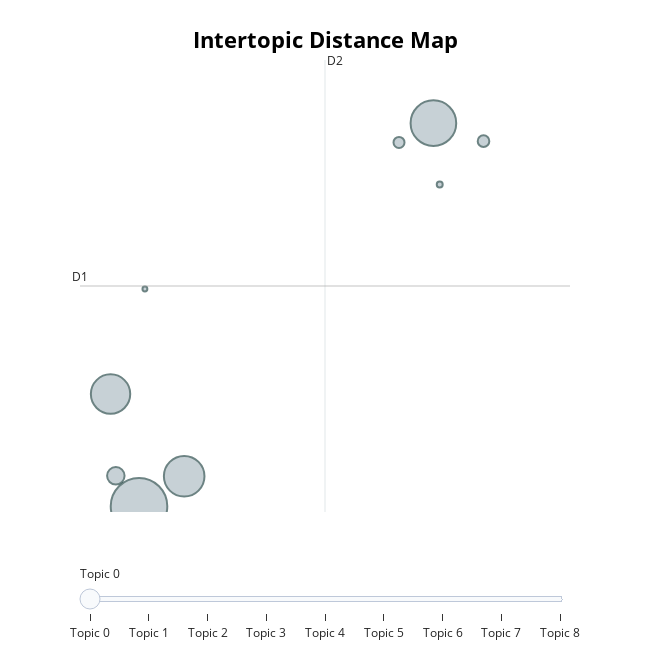

Notebook cell for this chart:
### Markdown cell above
Julguei o modelo que utilizou 10 tópicos como o mais representativo.
Logo, somente o utilizei, descartando o de 5 tópicos para vizualização.

### Code cell
ten_topic_model.visualize_topics()

### Figure 1 — Plotly figure (JSON) as saved in the notebook; plotly's stock layout.template omitted (floating-point values rounded to 4 significant figures)
{"data": [{"customdata": [[0, "fear | president | mean | stand | word", 1349], [1, "state | color | city | river | baseball", 877], [2, "film | bear | movie | write | book", 694], [3, "invent | computer | card | company | address", 653], [4, "blood | tuberculosis | hand | transplant | birth", 129], [5, "temperature | rain | measure | degrees | earth", 57], [6, "population | life | water | expectancy | weigh", 51], [7, "california | legal | year | county | state", 15], [8, "difference | radio | classical | condition | station", 10]], "hovertemplate": "<b>Topic %{customdata[0]}</b><br>%{customdata[1]}<br>Size: %{customdata[2]}", "legendgroup": "", "marker": {"color": "#B0BEC5", "line": {"color": "DarkSlateGrey", "width": 2}, "size": [1349, 877, 694, 653, 129, 57, 51, 15, 10], "sizemode": "area", "sizeref": 0.8431, "symbol": "circle"}, "mode": "markers", "name": "", "orientation": "v", "showlegend": false, "type": "scatter", "x": [2.603, 5.905, 3.11, 2.284, 2.343, 6.467, 5.519, 5.976, 2.67], "xaxis": "x", "y": [0.6215, 6.881, 1.112, 2.456, 1.119, 6.587, 6.566, 5.878, 4.172], "yaxis": "y"}], "layout": {"annotations": [{"showarrow": false, "text": "D1", "x": 1.942, "y": 4.221, "yshift": 10}, {"showarrow": false, "text": "D2", "x": 4.689, "xshift": 10, "y": 7.913}], "height": 650, "hoverlabel": {"bgcolor": "white", "font": {"family": "Rockwell", "size": 16}}, "legend": {"itemsizing": "constant", "tracegroupgap": 0}, "margin": {"t": 60}, "shapes": [{"line": {"color": "#CFD8DC", "width": 2}, "type": "line", "x0": 4.689, "x1": 4.689, "y0": 0.5282, "y1": 7.913}, {"line": {"color": "#9E9E9E", "width": 2}, "type": "line", "x0": 1.942, "x1": 7.437, "y0": 4.221, "y1": 4.221}], "sliders": [{"active": 0, "pad": {"t": 50}, "steps": [{"args": [{"marker.color": [["red", "#B0BEC5", "#B0BEC5", "#B0BEC5", "#B0BEC5", "#B0BEC5", "#B0BEC5", "#B0BEC5", "#B0BEC5"]]}], "label": "Topic 0", "method": "update"}, {"args": [{"marker.color": [["#B0BEC5", "red", "#B0BEC5", "#B0BEC5", "#B0BEC5", "#B0BEC5", "#B0BEC5", "#B0BEC5", "#B0BEC5"]]}], "label": "Topic 1", "method": "update"}, {"args": [{"marker.color": [["#B0BEC5", "#B0BEC5", "red", "#B0BEC5", "#B0BEC5", "#B0BEC5", "#B0BEC5", "#B0BEC5", "#B0BEC5"]]}], "label": "Topic 2", "method": "update"}, {"args": [{"marker.color": [["#B0BEC5", "#B0BEC5", "#B0BEC5", "red", "#B0BEC5", "#B0BEC5", "#B0BEC5", "#B0BEC5", "#B0BEC5"]]}], "label": "Topic 3", "method": "update"}, {"args": [{"marker.color": [["#B0BEC5", "#B0BEC5", "#B0BEC5", "#B0BEC5", "red", "#B0BEC5", "#B0BEC5", "#B0BEC5", "#B0BEC5"]]}], "label": "Topic 4", "method": "update"}, {"args": [{"marker.color": [["#B0BEC5", "#B0BEC5", "#B0BEC5", "#B0BEC5", "#B0BEC5", "red", "#B0BEC5", "#B0BEC5", "#B0BEC5"]]}], "label": "Topic 5", "method": "update"}, {"args": [{"marker.color": [["#B0BEC5", "#B0BEC5", "#B0BEC5", "#B0BEC5", "#B0BEC5", "#B0BEC5", "red", "#B0BEC5", "#B0BEC5"]]}], "label": "Topic 6", "method": "update"}, {"args": [{"marker.color": [["#B0BEC5", "#B0BEC5", "#B0BEC5", "#B0BEC5", "#B0BEC5", "#B0BEC5", "#B0BEC5", "red", "#B0BEC5"]]}], "label": "Topic 7", "method": "update"}, {"args": [{"marker.color": [["#B0BEC5", "#B0BEC5", "#B0BEC5", "#B0BEC5", "#B0BEC5", "#B0BEC5", "#B0BEC5", "#B0BEC5", "red"]]}], "label": "Topic 8", "method": "update"}]}], "title": {"font": {"color": "Black", "size": 22}, "text": "<b>Intertopic Distance Map</b>", "x": 0.5, "xanchor": "center", "y": 0.95, "yanchor": "top"}, "width": 650, "xaxis": {"anchor": "y", "domain": [0, 1], "range": [1.942, 7.437], "title": {"text": ""}, "visible": false}, "yaxis": {"anchor": "x", "domain": [0, 1], "range": [0.5282, 7.913], "title": {"text": ""}, "visible": false}}}
